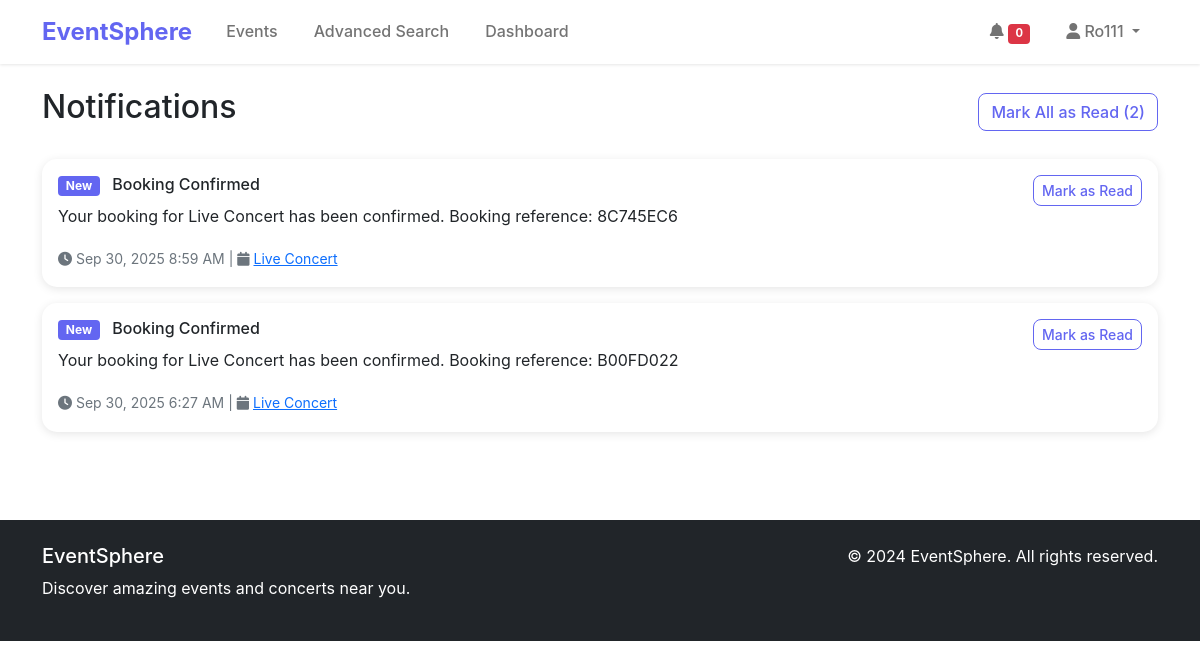
The app's page /notifications/ (signed in) with its own data.
### notifications/models.py (models this page shows, shortened)
class Notification(models.Model):
    NOTIFICATION_TYPES = [
        ('booking_confirmed', 'Booking Confirmed'),
        ('booking_cancelled', 'Booking Cancelled'),
        ('event_reminder', 'Event Reminder'),
        ('event_approved', 'Event Approved'),
        ('event_rejected', 'Event Rejected'),
        ('new_review', 'New Review'),
        ('system', 'System Notification'),
    ]
    user = models.ForeignKey(User, on_delete=models.CASCADE, related_name='notifications')
    title = models.CharField(max_length=200)
    message = models.TextField()
    notification_type = models.CharField(max_length=20, choices=NOTIFICATION_TYPES)
    event = models.ForeignKey(Event, on_delete=models.CASCADE, null=True, blank=True)
    booking = models.ForeignKey(Booking, on_delete=models.CASCADE, null=True, blank=True)
    is_read = models.BooleanField(default=False)
    created_at = models.DateTimeField(auto_now_add=True)
    class Meta:
        ordering = ['-created_at']

### events/models.py (models this page shows, shortened)
class Event(models.Model):
    title = models.CharField(max_length=200)
    description = models.TextField()
    category = models.ForeignKey(Category, on_delete=models.CASCADE)
    venue = models.ForeignKey(Venue, on_delete=models.CASCADE)
    date = models.DateTimeField()
    price = models.DecimalField(max_digits=10, decimal_places=2)
    image = models.ImageField(upload_to='events/', blank=True, null=True)
    created_by = models.ForeignKey(User, on_delete=models.CASCADE, null=True, blank=True)
    created_at = models.DateTimeField(auto_now_add=True)
    updated_at = models.DateTimeField(auto_now=True)
    is_active = models.BooleanField(default=True)
    class Meta:
        ordering = ['date']

### notifications/views.py (the view)
# urls.py: path('', views.notification_list, name='notification_list'),
@login_required
def notification_list(request):
    notifications = Notification.objects.filter(user=request.user)
    paginator = Paginator(notifications, 20)
    page_number = request.GET.get('page')
    page_obj = paginator.get_page(page_number)
    context = {
        'page_obj': page_obj,
        'unread_count': notifications.filter(is_read=False).count(),
    }
    return render(request, 'notifications/notification_list.html', context)

### templates/notifications/notification_list.html (shortened to what this page needs)
{% extends 'base.html' %}
{% load static %}
{% block content %}
<div class="container py-4">
    <div class="d-flex justify-content-between align-items-center mb-4">
        <h2>Notifications</h2>
        {% if unread_count > 0 %}
        <a href="{% url 'notifications:mark_all_as_read' %}" class="btn btn-outline-primary">
            Mark All as Read ({{ unread_count }})
        </a>
        {% endif %}
    </div>
    {% if page_obj %}
    <div class="row">
        <div class="col-md-12">
            {% for notification in page_obj %}
            <div class="card mb-3 {% if not notification.is_read %}border-primary{% endif %}">
                <div class="card-body">
                    <div class="d-flex justify-content-between align-items-start">
                        <div class="flex-grow-1">
                            <h6 class="card-title">
                                {% if not notification.is_read %}
                                <span class="badge bg-primary me-2">New</span>
                                {% endif %}
                                {{ notification.title }}
                            </h6>
                            <p class="card-text">{{ notification.message }}</p>
                            <small class="text-muted">
                                <i class="fas fa-clock"></i> {{ notification.created_at|date:"M d, Y g:i A" }}
                                {% if notification.event %}
                                | <i class="fas fa-calendar"></i>
                                <a href="{% url 'events:event_detail' notification.event.pk %}">{{ notification.event.title }}</a>
                                {% endif %}
                            </small>
                        </div>
                        <div class="ms-3">
                            {% if not notification.is_read %}
                            <a href="{% url 'notifications:mark_as_read' notification.id %}" class="btn btn-sm btn-outline-primary">
                                Mark as Read
                            </a>
                            {% endif %}
                        </div>
                    </div>
                </div>
            </div>
            {% endfor %}
        </div>
    </div>
    {% endif %}
</div>
{% endblock %}

### templates/base.html (shortened to what this page needs)
<!DOCTYPE html>
<html lang="en">
<head>
    {% load static %}
    <link href="https://cdn.jsdelivr.net/npm/bootstrap@5.1.3/dist/css/bootstrap.min.css" rel="stylesheet">
    <link href="https://cdnjs.cloudflare.com/ajax/libs/font-awesome/6.0.0/css/all.min.css" rel="stylesheet">
    <link href="{% static 'css/style.css' %}" rel="stylesheet">
</head>
<body>
    <nav class="navbar navbar-expand-lg navbar-light bg-white shadow-sm">
        <div class="container">
            <a class="navbar-brand fw-bold" href="{% url 'home' %}">EventSphere</a>
            <div class="collapse navbar-collapse" id="navbarNav">
                <ul class="navbar-nav me-auto">
                    <li class="nav-item">
                        <a class="nav-link" href="{% url 'events:event_list' %}">Events</a>
                    </li>
                    <li class="nav-item">
                        <a class="nav-link" href="{% url 'events:advanced_search' %}">Advanced Search</a>
                    </li>
                    {% if user.is_authenticated %}
                    <li class="nav-item">
                        <a class="nav-link" href="{% url 'dashboard:dashboard' %}">Dashboard</a>
                    </li>
                    {% endif %}
                </ul>
                <ul class="navbar-nav">
                    {% if user.is_authenticated %}
                    <li class="nav-item">
                        <a class="nav-link" href="{% url 'notifications:notification_list' %}">
                            <i class="fas fa-bell"></i>
                            <span class="badge bg-danger" id="notification-count" style="font-size: 0.7em;">0</span>
                        </a>
                    </li>
                    <li class="nav-item dropdown">
                        <a class="nav-link dropdown-toggle" href="#" id="navbarDropdown" role="button" data-bs-toggle="dropdown">
                            <i class="fas fa-user"></i> {{ user.username }}
                        </a>
                    </li>
                    {% endif %}
                </ul>
            </div>
        </div>
    </nav>
    <main>
        {% block content %}
        {% endblock %}
    </main>
    <footer class="bg-dark text-white py-4 mt-5">
        <div class="container">
            <div class="row">
                <div class="col-md-6">
                    <h5>EventSphere</h5>
                    <p>Discover amazing events and concerts near you.</p>
                </div>
                <div class="col-md-6 text-md-end">
                    <p>&copy; 2024 EventSphere. All rights reserved.</p>
                </div>
            </div>
        </div>
    </footer>
</body>
</html>

### static/css/style.css (style rules this page uses)
:root { --primary-color: #6366f1; --secondary-color: #8b5cf6; --dark-color: #1f2937; --light-color: #f8fafc; }
body { font-family: 'Inter', -apple-system, BlinkMacSystemFont, sans-serif; line-height: 1.6; }
.navbar-brand { font-size: 1.5rem; color: var(--primary-color) !important; }
.navbar-nav .nav-link { font-weight: 500; margin: 0 10px; }
.btn-outline-primary { color: var(--primary-color); border-color: var(--primary-color); border-radius: 8px; font-weight: 500; }
.card { border: none; border-radius: 15px; box-shadow: 0 2px 10px rgba(0, 0, 0, 0.1); }
.bg-primary { background-color: var(--primary-color) !important; }
.shadow-sm { box-shadow: 0 1px 3px rgba(0, 0, 0, 0.1) !important; }
footer { margin-top: auto; }

### records on screen
Notification: is_read "New", title "Booking Confirmed", message "Your booking for Live Concert has been confirmed. Booking reference: 8C745EC6", created_at "Sep 30, 2025 8:59 AM", event "Live Concert"
Notification: is_read "New", title "Booking Confirmed", message "Your booking for Live Concert has been confirmed. Booking reference: B00FD022", created_at "Sep 30, 2025 6:27 AM", event "Live Concert"

### other values on screen
{{ user.username }} "Ro111"
{{ unread_count }} "2"
